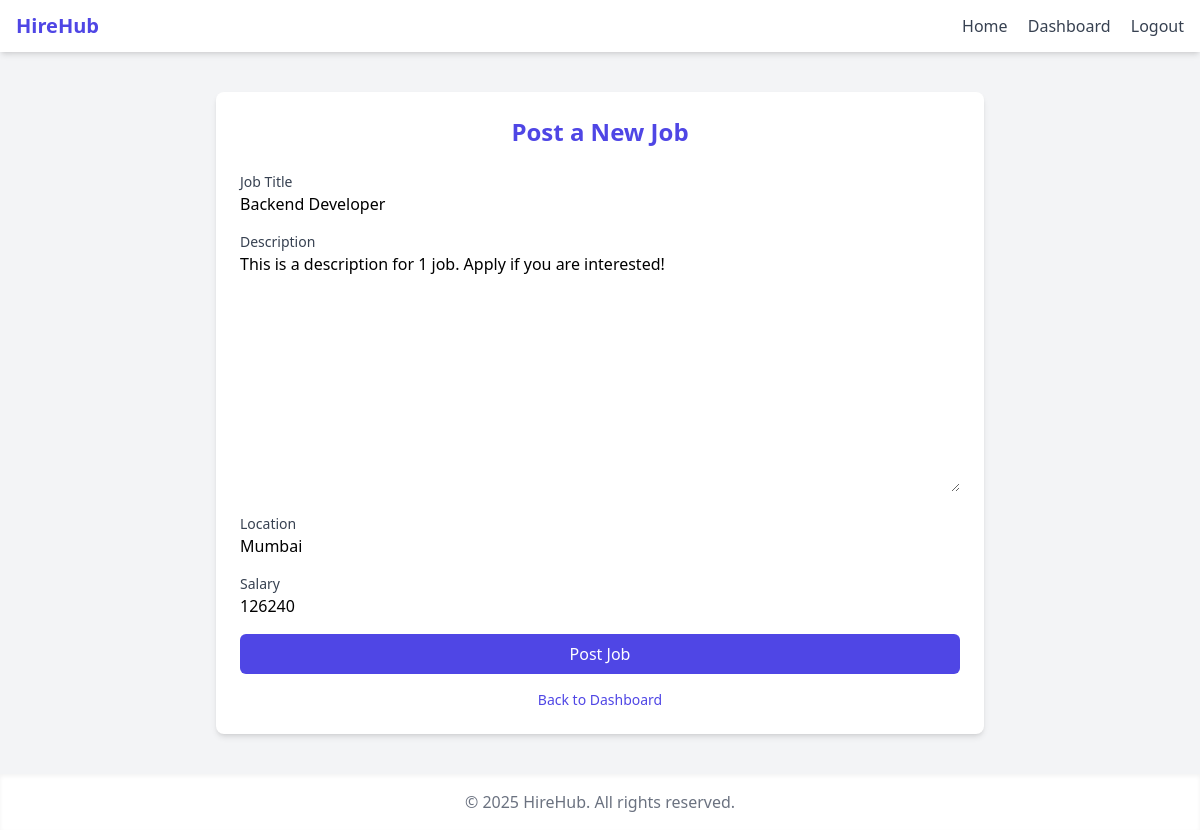
Page /recruiter/jobs/1/edit/ (signed in) on the committed database.
### users/models.py (models this page shows, shortened)
class Job(models.Model):
    recruiter = models.ForeignKey(User, on_delete= models.CASCADE, limit_choices_to= {"Role": 'R'})
    title = models.CharField(max_length=300)
    description = models.TextField()
    location = models.CharField(max_length= 150)
    salary = models.CharField(max_length= 100)
    created_at = models.DateTimeField(auto_now_add= True)

### users/views.py (the view)
# urls.py: path('recruiter/jobs/<int:job_id>/edit/', job_edit, name='job_edit'),
@login_required
def job_edit(request, job_id):
    job = get_object_or_404(Job, id=job_id, recruiter=request.user)
    if request.method == "POST":
        form = JobForm(request.POST, instance=job)
        if form.is_valid():
            form.save()
            messages.success(request, "Job updated successfully!")
            return redirect("recruiter_dashboard")
    else:
        form = JobForm(instance=job)
    return render(request, "users/job_form.html", {"form": form})

### users/forms.py
class JobForm(forms.ModelForm):
    class Meta:
        model = Job
        fields = ['title', 'description', 'location', 'salary']
        widgets = {
            'title': forms.TextInput(attrs={'class': 'form-input w-full', 'placeholder': 'Job Title'}),
            'description': forms.Textarea(attrs={'class': 'form-textarea w-full', 'placeholder': 'Job Description'}),
            'location': forms.TextInput(attrs={'class': 'form-input w-full', 'placeholder': 'Location'}),
            'salary': forms.TextInput(attrs={'class': 'form-input w-full', 'placeholder': 'Salary'}),
        }

### users/models.py (called while the page is built)
    def is_candidate(self):
        return self.role == "J"

    def is_recruiter(self):
        return self.role == "R"

### users/templates/users/job_form.html (shortened to what this page needs)
{% extends "base.html" %}
{% block content %}
<div class="max-w-3xl mx-auto mt-10 bg-white shadow-md rounded-lg p-6">
    <h2 class="text-2xl font-bold text-center text-indigo-600 mb-6">Post a New Job</h2>
    <form method="POST" class="space-y-4">
        <div>
            <label for="{{ form.title.id_for_label }}" class="block text-sm font-medium text-gray-700">Job Title</label>
            {{ form.title }}
        </div>
        <div>
            <label for="{{ form.description.id_for_label }}" class="block text-sm font-medium text-gray-700">Description</label>
            {{ form.description }}
        </div>
        <div>
            <label for="{{ form.location.id_for_label }}" class="block text-sm font-medium text-gray-700">Location</label>
            {{ form.location }}
        </div>
        <div>
            <label for="{{ form.salary.id_for_label }}" class="block text-sm font-medium text-gray-700">Salary</label>
            {{ form.salary }}
        </div>
        <button type="submit" class="w-full bg-indigo-600 text-white py-2 rounded-md hover:bg-indigo-700">
            Post Job
        </button>
    </form>
    <p class="text-center text-sm text-gray-600 mt-4">
        <a href="{% url 'recruiter_dashboard' %}" class="text-indigo-600 hover:underline">Back to Dashboard</a>
    </p>
</div>
{% endblock %}

### rows in the picture
Job: title "Backend Developer", description "This is a description for 1 job. Apply if you are interested!", location "Mumbai", salary "126240"
